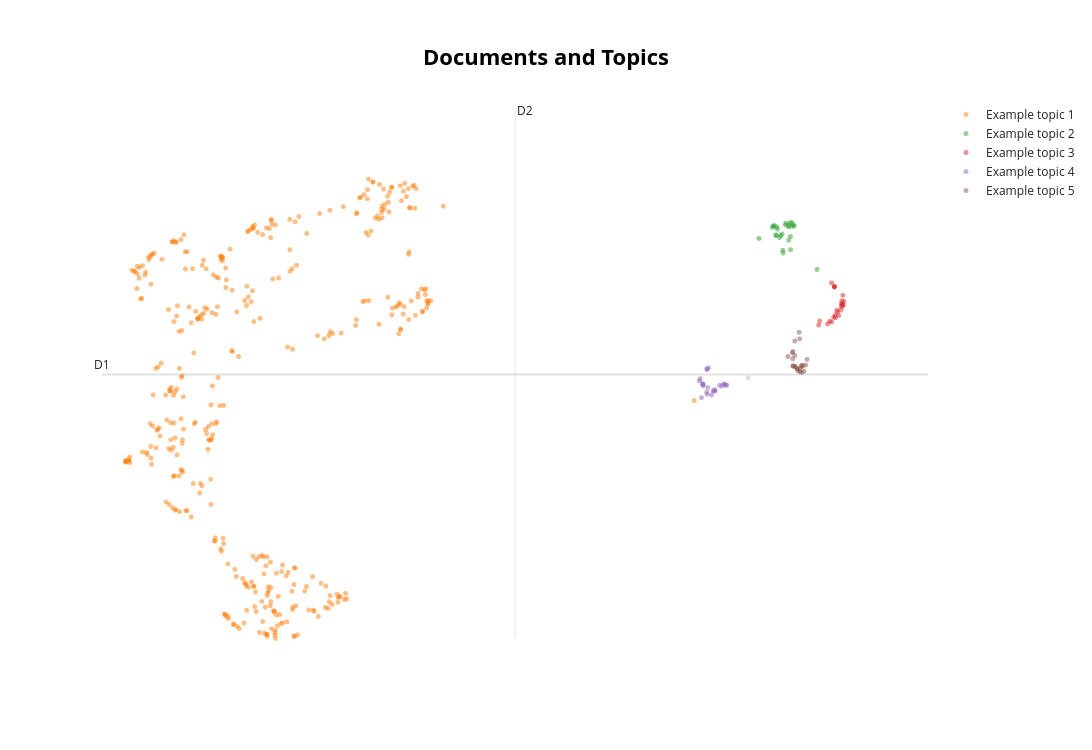

The notebook cell saved with this chart:
### Markdown cell above
### Interactive document map: inspect articles near each other

**Each point is an article**, unlike the intertopic map where each point is a topic. Hover to read the excerpt; use the legend to show or hide groups. Colours and labels refer to the groups already fitted, not a new clustering.

We reuse the embeddings, but creating this two-dimensional projection takes extra time. Its axes have no named substantive meaning, and nearby points in 2D are only an approximation of the relationships in the original vectors. Use the map to choose articles for reading rather than to establish topic validity.

### Code cell
document_map = topic_model.visualize_documents(
    docs,
    embeddings=embeddings,
    custom_labels=True,
    hide_annotations=True,
)
document_map
